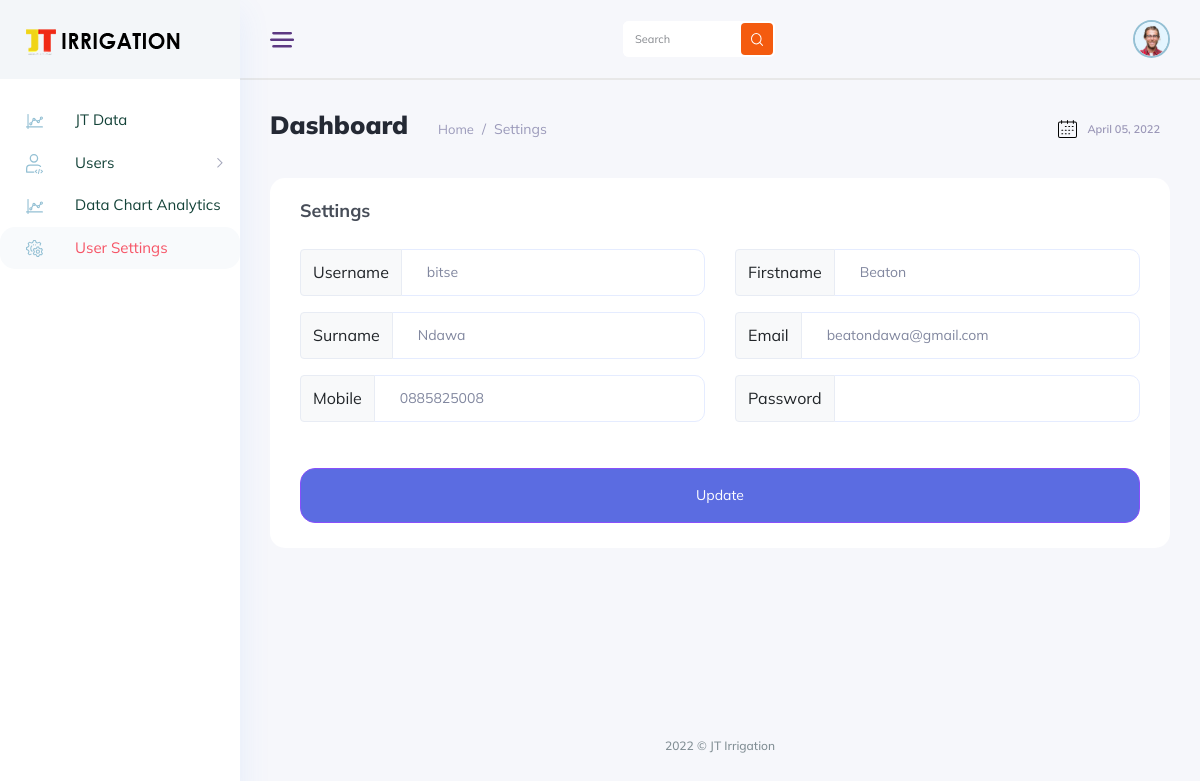
Screenshot of /dashboard/settings.php (signed in) with the database file from the repository.
### tables this page shows
CREATE TABLE `users` (
  `uid` int(11) NOT NULL,
  `username` varchar(100) NOT NULL,
  `firstname` varchar(100) NOT NULL,
  `surname` varchar(100) NOT NULL,
  `email` varchar(100) NOT NULL,
  `mobile` varchar(100) NOT NULL,
  `type` int(11) NOT NULL DEFAULT 0,
  `password` varchar(100) NOT NULL
);

### dashboard/settings.php (the view, shortened to what this page needs)
<?php
include '../php/connect.php';
$user = $_SESSION['user_id'];
$query1 = "SELECT `uid`,`firstname`,`surname`,`username`,`mobile`,`email`,`type` FROM `users` WHERE `uid`='$user'";
if ($run = mysqli_query($conn, $query1)) {
  list($uid, $first_name, $last_name, $username, $mobile, $email, $user_type) = mysqli_fetch_array($run);
} else {
  die(mysqli_error($conn));
}
?>
<!DOCTYPE html>
<html lang="zxx">
<head>
    <link rel="stylesheet" href="css/bootstrap.min.css" />
    <link rel="stylesheet" href="vendors/themefy_icon/themify-icons.css" />
    <link rel="stylesheet" href="vendors/niceselect/css/nice-select.css" />
    <link rel="stylesheet" href="vendors/owl_carousel/css/owl.carousel.css" />
    <link rel="stylesheet" href="vendors/gijgo/gijgo.min.css" />
    <link rel="stylesheet" href="vendors/font_awesome/css/all.min.css" />
    <link rel="stylesheet" href="vendors/tagsinput/tagsinput.css" />
     <link rel="stylesheet" href="vendors/datepicker/date-picker.css" />
     <link rel="stylesheet" href="vendors/vectormap-home/vectormap-2.0.2.css" />
     <link rel="stylesheet" href="vendors/scroll/scrollable.css" />
    <link rel="stylesheet" href="vendors/datatable/css/jquery.dataTables.min.css" />
    <link rel="stylesheet" href="vendors/datatable/css/responsive.dataTables.min.css" />
    <link rel="stylesheet" href="vendors/datatable/css/buttons.dataTables.min.css" />
    <link rel="stylesheet" href="vendors/text_editor/summernote-bs4.css" />
    <link rel="stylesheet" href="vendors/morris/morris.css">
    <link rel="stylesheet" href="vendors/material_icon/material-icons.css" />
    <link rel="stylesheet" href="css/metisMenu.css">
    <link rel="stylesheet" href="css/style.css" />
    <link rel="stylesheet" href="css/colors/default.css" id="colorSkinCSS">
</head>
<body class="crm_body_bg">
<?php include './side-bar.php'; ?>
<section class="main_content dashboard_part large_header_bg">
    <div class="container-fluid no-gutters">
        <div class="row">
            <div class="col-lg-12 p-0 ">
                <div class="header_iner d-flex justify-content-between align-items-center">
                    <div class="line_icon open_miniSide d-none d-lg-block">
                        <img src="img/line_img.png" alt="">
                    </div>
                    <div class="serach_field-area d-flex align-items-center">
                        <div class="search_inner">
                            <form action="#">
                                <div class="search_field">
                                    <input type="text" placeholder="Search">
                                </div>
                                <button type="submit"> <img src="img/icon/icon_search.svg" alt=""> </button>
                            </form>
                        </div>
                    </div>
                    <div class="header_right d-flex justify-content-between align-items-center">
                        <div class="profile_info">
                            <img src="img/client_img.png" alt="#">
                        </div>
                    </div>
                </div>
            </div>
        </div>
    </div>
    <div class="main_content_iner overly_inner ">
        <div class="container-fluid p-0 ">
            <div class="row">
                <div class="col-12">
                    <div class="page_title_box d-flex flex-wrap align-items-center justify-content-between">
                        <div class="page_title_left d-flex align-items-center">
                            <h3 class="f_s_25 f_w_700 dark_text mr_30" >Dashboard</h3>
                            <ol class="breadcrumb page_bradcam mb-0">
                                <li class="breadcrumb-item"><a href="javascript:void(0);">Home</a></li>
                                <li class="breadcrumb-item active">Settings</li>
                            </ol>
                        </div>
                        <div class="page_title_right">
                            <div class="page_date_button d-flex align-items-center">
                                <img src="img/icon/calender_icon.svg" alt="">
                                <?php echo date('F d, Y');?>
                            </div>
                        </div>
                    </div>
                </div>
            </div>
            <div class="row">
                <div class="col-12">
                    <div class="white_card card_height_100 mb_30">
                        <div class="white_card_header">
                            <div class="box_header m-0">
                                <div class="main-title">
                                    <h3 class="m-0">Settings</h3>
                                </div>
                            </div>
                        </div>
                        <div class="white_card_body">
                            <form class="row" method="POST" action="<?php echo $_SERVER["PHP_SELF"];?>" >
                                <div class="col-lg-6">
                                    <div class="common_input input-group mb-3">
                                        <div class="input-group-prepend">
                                            <button class="btn btn-light" type="button" id="button-addon1">Username</button>
                                        </div>
                                        <input type="text" class="form-control" name="uname" value="<?php echo $username;?>" required>
                                    </div>
                                </div>
                                <div class="col-lg-6">
                                    <div class="common_input input-group mb-3">
                                        <div class="input-group-prepend">
                                            <button class="btn btn-light" type="button" id="button-addon1">Firstname</button>
                                        </div>
                                        <input type="text" class="form-control" name="firstname" value="<?php echo $first_name;?>" required>
                                    </div>
                                </div>
                                <div class="col-lg-6">
                                    <div class="common_input input-group mb-3">
                                        <div class="input-group-prepend">
                                            <button class="btn btn-light" type="button" id="button-addon1">Surname</button>
                                        </div>
                                        <input type="text" class="form-control" name="surname" value="<?php echo $last_name;?>" required>
                                    </div>
                                </div>
                                <div class="col-lg-6">
                                     <div class="common_input input-group mb-3">
                                        <div class="input-group-prepend">
                                            <button class="btn btn-light" type="button" id="button-addon1">Email</button>
                                        </div>
                                        <input type="text" class="form-control" name="user_email" value="<?php echo $email;?>" required>
                                    </div>
                                </div>
                                <div class="col-lg-6">
                                    <div class="common_input input-group mb-3">
                                        <div class="input-group-prepend">
                                            <button class="btn btn-light" type="button" id="button-addon1">Mobile</button>
                                        </div>
                                        <input type="text" class="form-control" name="user_mobile" value="<?php echo $mobile;?>" required>
                                    </div>
                                </div>
                                <div class="col-lg-6">
                                    <div class="common_input input-group mb-3">
                                        <div class="input-group-prepend">
                                            <button class="btn btn-light" type="button" id="button-addon1">Password</button>
                                        </div>
                                        <input type="password" class="form-control" name="password">
                                    </div>
                                </div>
                                <div class="col-12">
                                    <div class="create_report_btn mt_30">
                                        <button class="btn_1 radius_btn d-block text-center" style="width:100%;" type="submit" name="submit">Update</button>
                                    </div>
                                </div>
                            </form>
                        </div>
                    </div>
                </div>
            </div>
        </div>
    </div>
<?php include './footer.php'; ?>
</section>
</body>
</html>

### rows the page displays
users: uname "bitse", firstname "Beaton", surname "Ndawa", user_email "beatondawa@gmail.com", user_mobile "0885825008"
